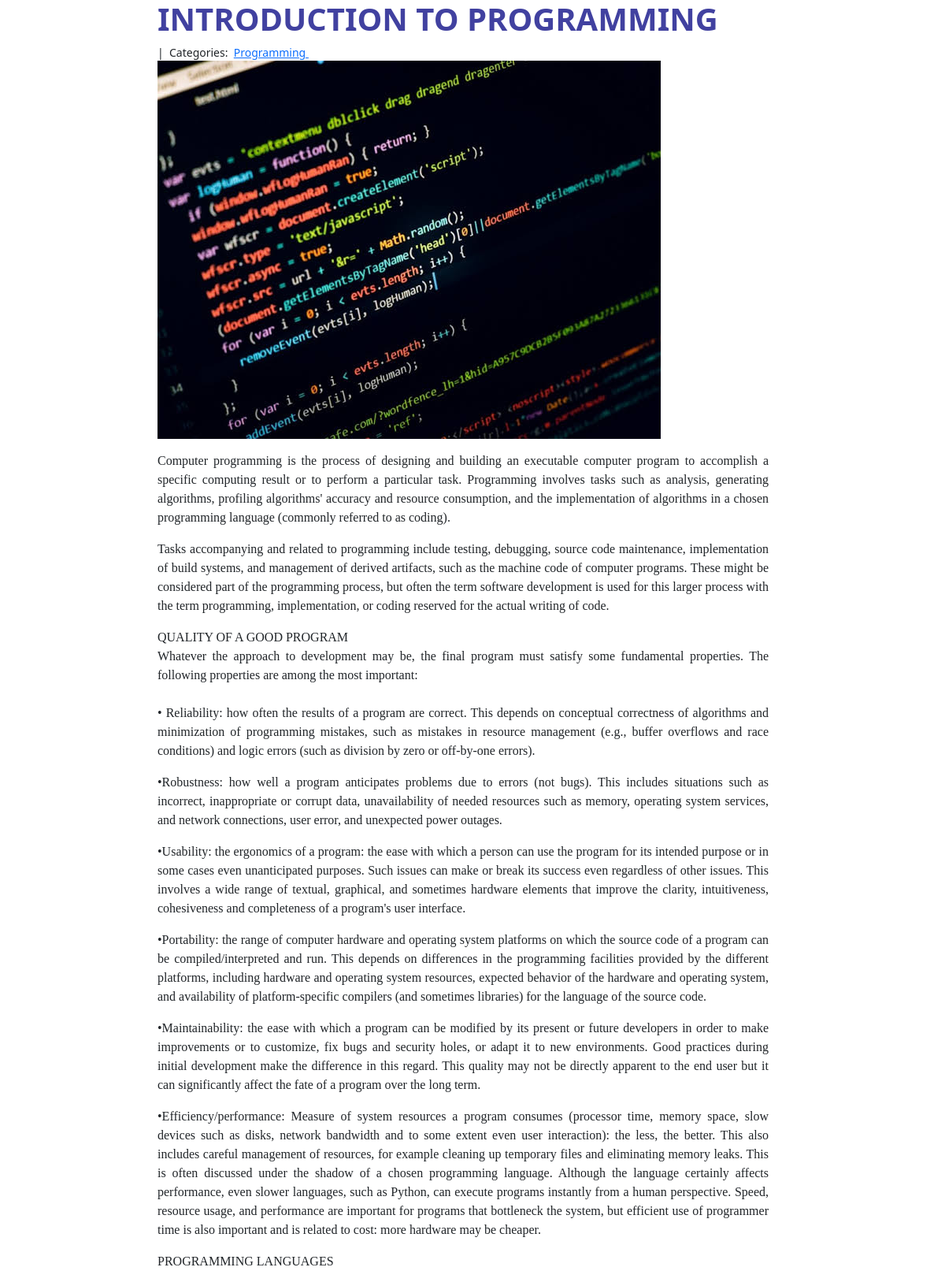
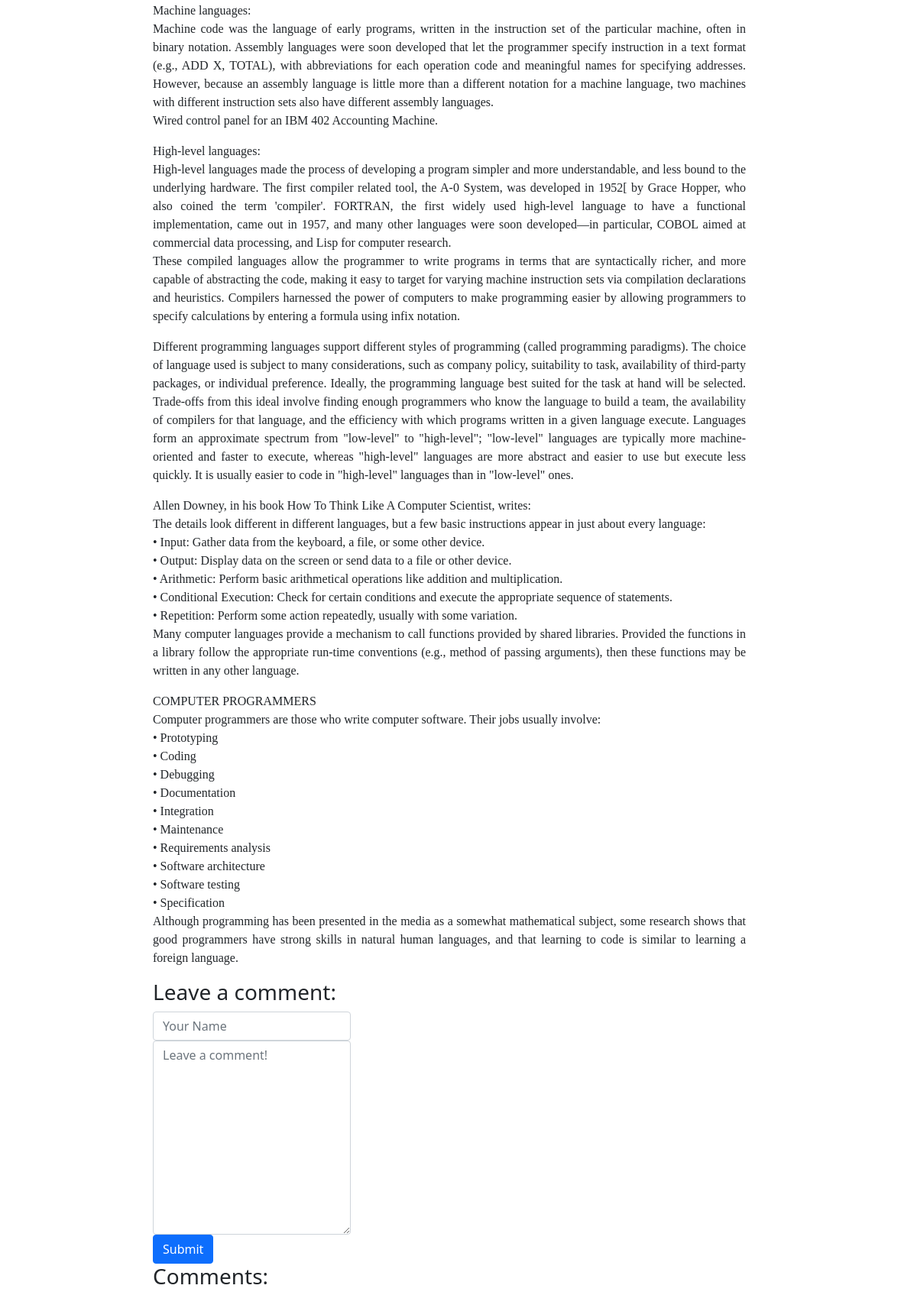
Screenshot of /3/ with the database file from the repository (2 pictures, top to bottom).
### blogapp/models.py (models this page shows)
class Category(models.Model):
    name = models.CharField(max_length=20)

class Post(models.Model):
    title = models.CharField(max_length=100)
    date_created = models.DateTimeField(default=None)
    thumbnail = models.FileField(upload_to = 'media/thumbnails')
    body = models.TextField()
    categories = models.ManyToManyField('Category', related_name='posts')

### blogapp/views.py (the view, shortened to what this page needs)
# urls.py: path("<int:pk>/", views.blog_detail, name="blog_detail"),
def blog_detail(request, pk):
    post = Post.objects.get(pk=pk)
    form = CommentForm()
    comments = Comment.objects.filter(post=post)
    context = {
        "post": post,
        "comments": comments,
        "form": form,
    }
    return render(request, "blog_detail.html", context, )

### blogapp/forms.py
class CommentForm(forms.Form):
    author = forms.CharField(
        max_length=60,
        widget=forms.TextInput(attrs={
            "class": "form-control",
            "placeholder": "Your Name"
        })
    )
    body = forms.CharField(widget=forms.Textarea(
        attrs={
            "class": "form-control",
            "placeholder": "Leave a comment!"
        })
    )

### blogapp/templates/blog_detail.html (shortened to what this page needs)
{% extends "base.html" %}
{%load static%}
{% block page_content %}
<link rel="stylesheet" href="{%static 'css\bootstrap.min.css'%}">
<link rel="stylesheet" href="{% static 'style.css'%}">
<div class="row" style="max-width:100%; height:auto">
<div class="col-md-8 offset-md-2 ">
    <h1 class="title" >{{ post.title }}</h1>
    <small>
        {{ post.created_on.date }} |&nbsp;
        Categories:&nbsp;
        {% for category in post.categories.all %}
        <a href="{% url 'blog_category' category.name %}">
            {{ category.name }}
        </a>&nbsp;
        {% endfor %}
    </small>
    <br>
    <img src="/pk/files/{{post.thumbnail}}" style="max-width:100%; height:auto">
    <p style="font-size: 10vw;">{{ post.body | linebreaks }}</p>
    <h3>Leave a comment:</h3>
<div class="col-md-4 offset-md-0">
    <form action="/{{ post.pk }}/" method="POST" >
        <div class="form-group" >
            {{ form.author }}
        </div>
        <div class="form-group">
            {{ form.body }}
        </div>
        <button type="submit" class="btn btn-primary">Submit</button>
    </form>
</div>
    <h3 >Comments:</h3>
</div>
</div>
{% endblock %}

### blogapp/static/style.css (style rules this page uses)
* { margin: 0; padding: 0; }
.row { width: 1600px; }
p { font-family: Georgia, 'Times New Roman', Times, serif; text-align: justify; }
.title { font-weight: 800; color: rgb(65, 65, 160); }

### rows the page displays
Category: name "Programming"
Post: thumbnail (picture), body "Computer programming is the process of designing and building an executable computer program to accomplish a specific computing result or to perform a particular task. Programming involves tasks such as analysis, generating algorithms, profiling algorithms' accuracy and resource consumption, and the implementation of algorithms in a chosen programming language (commonly referred to as coding). Tasks accompanying and related to programming include testing, debugging, source code maintenance, implementation of build systems, and management of derived artifacts, such as the machine code of computer programs. These might be considered part of the programming process, but often the term software…"
